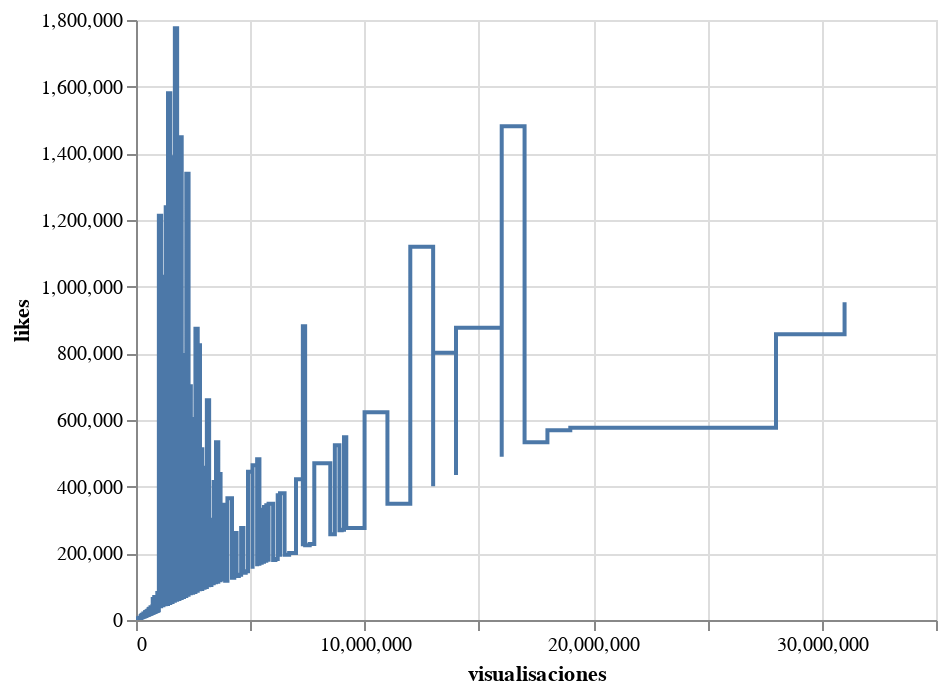

Write notebook code for a chart like this one.
### Code cell
alt.Chart(datamuestra).mark_area(
    color = 'ligthblue',
    interpolate='step-after',
    line=True
).encode(
    x='visualisaciones',
    y= 'likes'
).interactive()

### Figure 1 — Vega-Lite specification as saved in the notebook (floating-point values rounded to 4 significant figures; data arrays with more than 128 entries replaced by an {"elided": "..."} marker saying what was removed)
{"config": {"view": {"continuousWidth": 400, "continuousHeight": 300}}, "data": {"name": "data-965e76f1310b764381afb5b07b2e0dfb"}, "mark": {"type": "area", "color": "ligthblue", "interpolate": "step-after", "line": true}, "encoding": {"x": {"field": "visualisaciones", "type": "quantitative"}, "y": {"field": "likes", "type": "quantitative"}}, "selection": {"selector003": {"type": "interval", "bind": "scales", "encodings": ["x", "y"]}}, "$schema": "https://vega.github.io/schema/vega-lite/v4.17.0.json", "datasets": {"data-965e76f1310b764381afb5b07b2e0dfb": {"elided": "800 records"}}}
